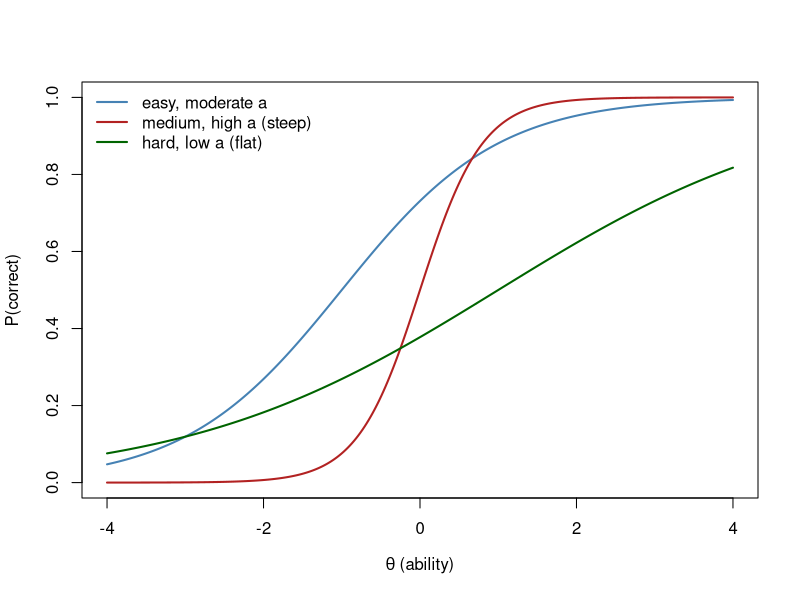

R code for this plot:
## ---- chunk 1
#| fig-cap: "Item characteristic curves. Location = difficulty; steepness = discrimination."
#| fig-height: 3.8
theta <- seq(-4, 4, length.out = 300)
icc <- function(a, b) 1 / (1 + exp(-a * (theta - b)))   # 2PL curve

plot(theta, icc(1.0, -1), type = "l", lwd = 2, col = "steelblue", ylim = c(0, 1),
     xlab = expression(theta ~ "(ability)"), ylab = "P(correct)")
lines(theta, icc(2.5,  0), lwd = 2, col = "firebrick")           # steep = high discrimination
lines(theta, icc(0.5,  1), lwd = 2, col = "darkgreen")           # flat  = low discrimination
legend("topleft", bty = "n", lwd = 2,
       col = c("steelblue", "firebrick", "darkgreen"),
       legend = c("easy, moderate a", "medium, high a (steep)", "hard, low a (flat)"))
## ---- chunk 2
set.seed(2026)
np <- 120; ni <- 12
person <- rnorm(np, sd = 1.0)              # real differences between people
item   <- rnorm(ni, sd = 0.5)             # items differ in easiness
d <- expand.grid(p = 1:np, i = 1:ni)
d$score <- person[d$p] + item[d$i] + rnorm(np * ni, sd = 0.7)
d$p <- factor(d$p); d$i <- factor(d$i)

ms  <- summary(aov(score ~ p + i, data = d))[[1]][, "Mean Sq"]   # mean squares
v_e <- ms[3]                               # residual variance
v_p <- (ms[1] - v_e) / ni                  # person variance (the signal)
v_i <- (ms[2] - v_e) / np                  # item variance
round(c(person = v_p, item = v_i, residual = v_e), 2)
## ---- chunk 3
G <- v_p / (v_p + v_e / ni)                # G-coefficient for a test of ni items
round(G, 3)
## ---- chunk 4
n_items <- c(4, 8, 12, 20, 40)
G_by_n  <- v_p / (v_p + v_e / n_items)     # generalizability at each test length
round(setNames(G_by_n, n_items), 3)
